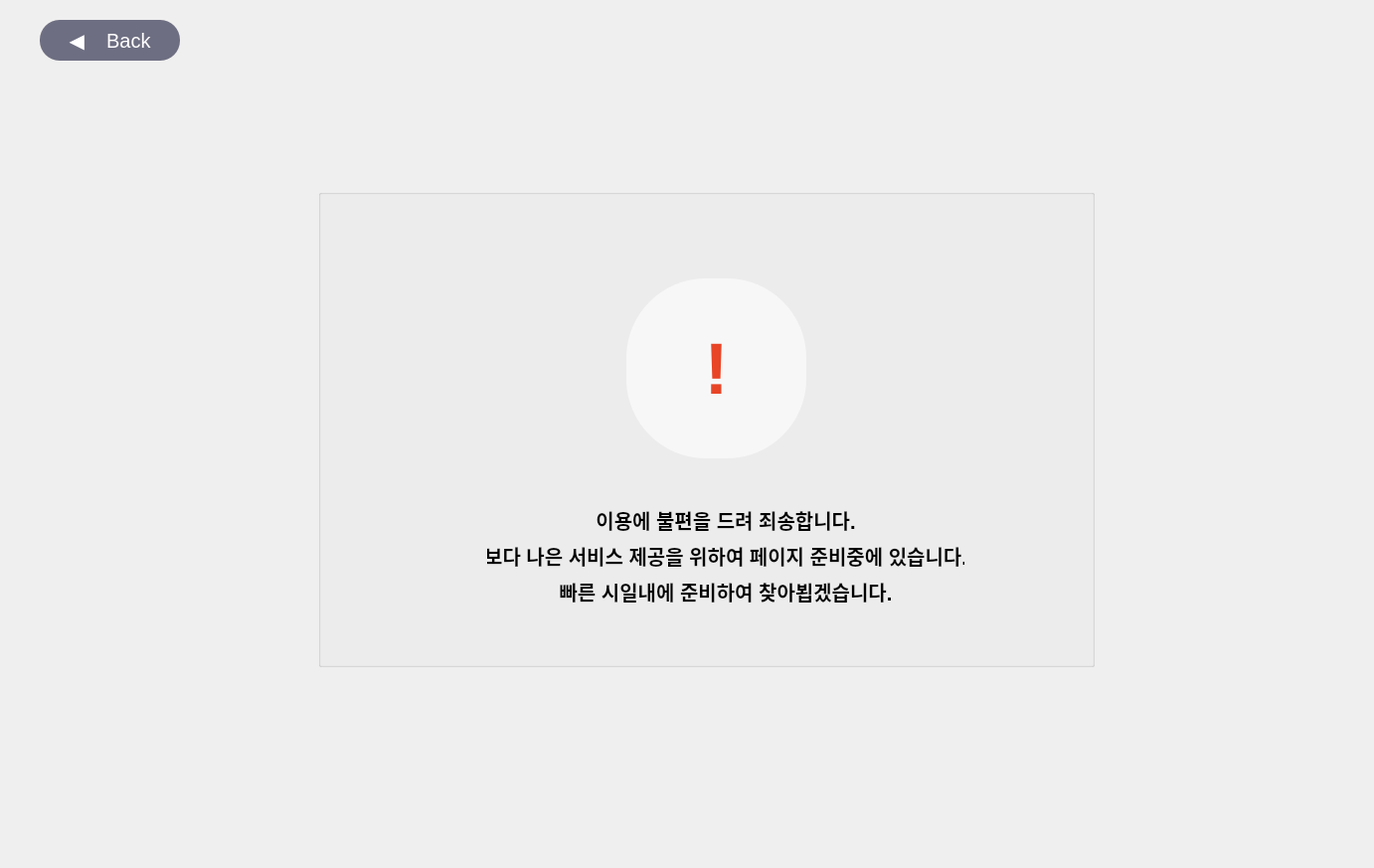
<?xml version="1.0" encoding="UTF-8"?>
<ui version="4.0">
 <class>loginWindow</class>
 <widget class="QDialog" name="loginWindow">
  <property name="geometry">
   <rect>
    <x>0</x>
    <y>0</y>
    <width>1382</width>
    <height>873</height>
   </rect>
  </property>
  <property name="windowTitle">
   <string>Dialog</string>
  </property>
  <property name="styleSheet">
   <string notr="true"/>
  </property>
  <widget class="QGroupBox" name="groupBox">
   <property name="geometry">
    <rect>
     <x>320</x>
     <y>190</y>
     <width>781</width>
     <height>481</height>
    </rect>
   </property>
   <property name="title">
    <string/>
   </property>
   <widget class="QLabel" name="login">
    <property name="geometry">
     <rect>
      <x>170</x>
      <y>318</y>
      <width>480</width>
      <height>30</height>
     </rect>
    </property>
    <property name="font">
     <font>
      <pointsize>15</pointsize>
      <weight>75</weight>
      <bold>true</bold>
     </font>
    </property>
    <property name="text">
     <string>이용에 불편을 드려 죄송합니다.</string>
    </property>
    <property name="alignment">
     <set>Qt::AlignCenter</set>
    </property>
   </widget>
   <widget class="QPushButton" name="loginButton">
    <property name="geometry">
     <rect>
      <x>310</x>
      <y>90</y>
      <width>181</width>
      <height>181</height>
     </rect>
    </property>
    <property name="font">
     <font>
      <pointsize>55</pointsize>
      <weight>75</weight>
      <bold>true</bold>
     </font>
    </property>
    <property name="styleSheet">
     <string notr="true">color:#E84426; background-color:#F7F7F7 ;  border-radius: 80px;</string>
    </property>
    <property name="text">
     <string>!</string>
    </property>
   </widget>
   <widget class="QLabel" name="login_2">
    <property name="geometry">
     <rect>
      <x>170</x>
      <y>354</y>
      <width>480</width>
      <height>30</height>
     </rect>
    </property>
    <property name="font">
     <font>
      <pointsize>15</pointsize>
      <weight>75</weight>
      <bold>true</bold>
     </font>
    </property>
    <property name="text">
     <string>보다 나은 서비스 제공을 위하여 페이지 준비중에 있습니다.</string>
    </property>
    <property name="alignment">
     <set>Qt::AlignCenter</set>
    </property>
   </widget>
   <widget class="QLabel" name="login_3">
    <property name="geometry">
     <rect>
      <x>170</x>
      <y>390</y>
      <width>480</width>
      <height>30</height>
     </rect>
    </property>
    <property name="font">
     <font>
      <pointsize>15</pointsize>
      <weight>75</weight>
      <bold>true</bold>
     </font>
    </property>
    <property name="text">
     <string>빠른 시일내에 준비하여 찾아뵙겠습니다.</string>
    </property>
    <property name="alignment">
     <set>Qt::AlignCenter</set>
    </property>
   </widget>
  </widget>
  <widget class="QPushButton" name="backButton">
   <property name="geometry">
    <rect>
     <x>40</x>
     <y>20</y>
     <width>141</width>
     <height>41</height>
    </rect>
   </property>
   <property name="font">
    <font>
     <pointsize>15</pointsize>
    </font>
   </property>
   <property name="styleSheet">
    <string notr="true">color:rgb(255,255,255);background-color: rgb(110, 110,130); border-radius: 20px</string>
   </property>
   <property name="text">
    <string>◀️    Back</string>
   </property>
  </widget>
 </widget>
 <resources/>
 <connections/>
</ui>
